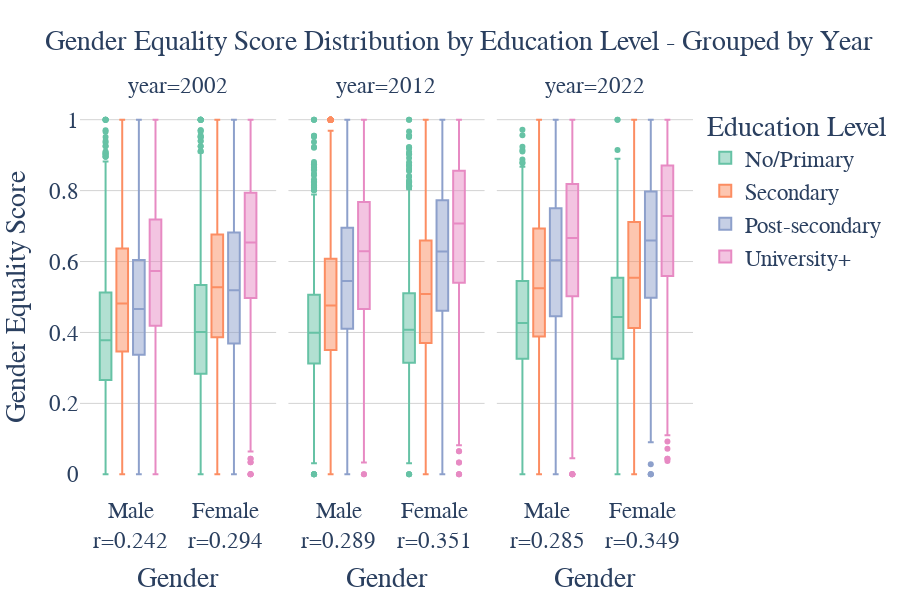

Write notebook code for a chart like this one.
### Code cell
# Box plot by year with education level color and correlations on x-axis labels
# Calculate correlations between education and EG score for each year and gender
edu_to_num = {
    'No/Primary': 1,
    'Secondary': 2,
    'Post-secondary': 3,
    'University+': 4
}

df_eg_analysis['educ_4_label'] = df_eg_analysis['educ_4_label'].apply(lambda x:  'Post-secondary' if x == 'Post-sec / Short tertiary' else x)
correlation_data_gender = []
for year in [2002, 2012, 2022]:
    for gender in ['Male', 'Female']:
        year_gender_data = df_eg_analysis[(df_eg_analysis['year'] == year) & (df_eg_analysis['sex'] == gender)].copy()
        year_gender_data['edu_num'] = year_gender_data['educ_4_label'].map(edu_to_num)
        if len(year_gender_data) > 1:
            corr = year_gender_data[['edu_num', 'eg_score_norm']].corr().iloc[0, 1]
        else:
            corr = np.nan
        correlation_data_gender.append({'year': year, 'sex': gender, 'correlation': corr})

corr_gender_df = pd.DataFrame(correlation_data_gender)

category_orders = {
    'educ_4_label': ['No/Primary', 'Secondary', 'Post-secondary', 'University+'],
    'year': [2002, 2012, 2022],
    'sex': ['Male', 'Female']
}

fig_eg_edu_box_gender = px.box(df_eg_analysis,
                               x='sex',
                               y='eg_score_norm',
                               color='educ_4_label',
                               facet_col='year',
                               title='Gender Equality Score Distribution by Education Level - Grouped by Year',
                               labels={'eg_score_norm': 'Gender Equality Score',
                                       'sex': 'Gender',
                                       'educ_4_label': 'Education Level'},
                               color_discrete_sequence=px.colors.qualitative.Set2,
                               category_orders=category_orders,
                               height=500)

# Add correlation information to x-axis labels for each year
for i, year in enumerate([2002, 2012, 2022]):
    year_corr_data = corr_gender_df[corr_gender_df['year'] == year]
    male_corr = year_corr_data[year_corr_data['sex'] == 'Male']['correlation'].values[0]
    female_corr = year_corr_data[year_corr_data['sex'] == 'Female']['correlation'].values[0]
    
    fig_eg_edu_box_gender.update_xaxes(
        ticktext=[f"Male<br>r={male_corr:.3f}", f"Female<br>r={female_corr:.3f}"],
        tickvals=['Male', 'Female'],
        showgrid=False,
        col=i+1
    )

fig_eg_edu_box_gender.update_yaxes(showgrid=True, gridwidth=1, gridcolor='lightgray')

fig_eg_edu_box_gender.update_layout(
    font=dict(size=23, family='Arial'),
    title_font_size=27.5,
    plot_bgcolor='white',
    paper_bgcolor='white',
    legend_title_text='Education Level',
    boxmode='group',
    height=600
)

fig_eg_edu_box_gender.show()

### Figure 1 — Plotly figure (JSON) as saved in the notebook; plotly's stock layout.template omitted (floating-point values rounded to 4 significant figures; data arrays with more than 128 entries replaced by an {"elided": "..."} marker saying what was removed)
{"data": [{"alignmentgroup": "True", "hovertemplate": "Education Level=No/Primary<br>year=2002<br>Gender=%{x}<br>Gender Equality Score=%{y}<extra></extra>", "legendgroup": "No/Primary", "marker": {"color": "rgb(102,194,165)"}, "name": "No/Primary", "notched": false, "offsetgroup": "No/Primary", "orientation": "v", "showlegend": true, "type": "box", "x": {"elided": "5459 str values"}, "x0": " ", "xaxis": "x", "y": {"elided": "5459 float values"}, "y0": " ", "yaxis": "y"}, {"alignmentgroup": "True", "hovertemplate": "Education Level=No/Primary<br>year=2012<br>Gender=%{x}<br>Gender Equality Score=%{y}<extra></extra>", "legendgroup": "No/Primary", "marker": {"color": "rgb(102,194,165)"}, "name": "No/Primary", "notched": false, "offsetgroup": "No/Primary", "orientation": "v", "showlegend": false, "type": "box", "x": {"elided": "4223 str values"}, "x0": " ", "xaxis": "x2", "y": {"elided": "4223 float values"}, "y0": " ", "yaxis": "y2"}, {"alignmentgroup": "True", "hovertemplate": "Education Level=No/Primary<br>year=2022<br>Gender=%{x}<br>Gender Equality Score=%{y}<extra></extra>", "legendgroup": "No/Primary", "marker": {"color": "rgb(102,194,165)"}, "name": "No/Primary", "notched": false, "offsetgroup": "No/Primary", "orientation": "v", "showlegend": false, "type": "box", "x": {"elided": "1538 str values"}, "x0": " ", "xaxis": "x3", "y": {"elided": "1538 float values"}, "y0": " ", "yaxis": "y3"}, {"alignmentgroup": "True", "hovertemplate": "Education Level=Secondary<br>year=2002<br>Gender=%{x}<br>Gender Equality Score=%{y}<extra></extra>", "legendgroup": "Secondary", "marker": {"color": "rgb(252,141,98)"}, "name": "Secondary", "notched": false, "offsetgroup": "Secondary", "orientation": "v", "showlegend": true, "type": "box", "x": {"elided": "5045 str values"}, "x0": " ", "xaxis": "x", "y": {"elided": "5045 float values"}, "y0": " ", "yaxis": "y"}, {"alignmentgroup": "True", "hovertemplate": "Education Level=Secondary<br>year=2012<br>Gender=%{x}<br>Gender Equality Score=%{y}<extra></extra>", "legendgroup": "Secondary", "marker": {"color": "rgb(252,141,98)"}, "name": "Secondary", "notched": false, "offsetgroup": "Secondary", "orientation": "v", "showlegend": false, "type": "box", "x": {"elided": "16506 str values"}, "x0": " ", "xaxis": "x2", "y": {"elided": "16506 float values"}, "y0": " ", "yaxis": "y2"}, {"alignmentgroup": "True", "hovertemplate": "Education Level=Secondary<br>year=2022<br>Gender=%{x}<br>Gender Equality Score=%{y}<extra></extra>", "legendgroup": "Secondary", "marker": {"color": "rgb(252,141,98)"}, "name": "Secondary", "notched": false, "offsetgroup": "Secondary", "orientation": "v", "showlegend": false, "type": "box", "x": {"elided": "9255 str values"}, "x0": " ", "xaxis": "x3", "y": {"elided": "9255 float values"}, "y0": " ", "yaxis": "y3"}, {"alignmentgroup": "True", "hovertemplate": "Education Level=Post-secondary<br>year=2002<br>Gender=%{x}<br>Gender Equality Score=%{y}<extra></extra>", "legendgroup": "Post-secondary", "marker": {"color": "rgb(141,160,203)"}, "name": "Post-secondary", "notched": false, "offsetgroup": "Post-secondary", "orientation": "v", "showlegend": true, "type": "box", "x": {"elided": "7901 str values"}, "x0": " ", "xaxis": "x", "y": {"elided": "7901 float values"}, "y0": " ", "yaxis": "y"}, {"alignmentgroup": "True", "hovertemplate": "Education Level=Post-secondary<br>year=2012<br>Gender=%{x}<br>Gender Equality Score=%{y}<extra></extra>", "legendgroup": "Post-secondary", "marker": {"color": "rgb(141,160,203)"}, "name": "Post-secondary", "notched": false, "offsetgroup": "Post-secondary", "orientation": "v", "showlegend": false, "type": "box", "x": {"elided": "4405 str values"}, "x0": " ", "xaxis": "x2", "y": {"elided": "4405 float values"}, "y0": " ", "yaxis": "y2"}, {"alignmentgroup": "True", "hovertemplate": "Education Level=Post-secondary<br>year=2022<br>Gender=%{x}<br>Gender Equality Score=%{y}<extra></extra>", "legendgroup": "Post-secondary", "marker": {"color": "rgb(141,160,203)"}, "name": "Post-secondary", "notched": false, "offsetgroup": "Post-secondary", "orientation": "v", "showlegend": false, "type": "box", "x": {"elided": "2588 str values"}, "x0": " ", "xaxis": "x3", "y": {"elided": "2588 float values"}, "y0": " ", "yaxis": "y3"}, {"alignmentgroup": "True", "hovertemplate": "Education Level=University+<br>year=2002<br>Gender=%{x}<br>Gender Equality Score=%{y}<extra></extra>", "legendgroup": "University+", "marker": {"color": "rgb(231,138,195)"}, "name": "University+", "notched": false, "offsetgroup": "University+", "orientation": "v", "showlegend": true, "type": "box", "x": {"elided": "3323 str values"}, "x0": " ", "xaxis": "x", "y": {"elided": "3323 float values"}, "y0": " ", "yaxis": "y"}, {"alignmentgroup": "True", "hovertemplate": "Education Level=University+<br>year=2012<br>Gender=%{x}<br>Gender Equality Score=%{y}<extra></extra>", "legendgroup": "University+", "marker": {"color": "rgb(231,138,195)"}, "name": "University+", "notched": false, "offsetgroup": "University+", "orientation": "v", "showlegend": false, "type": "box", "x": {"elided": "2681 str values"}, "x0": " ", "xaxis": "x2", "y": {"elided": "2681 float values"}, "y0": " ", "yaxis": "y2"}, {"alignmentgroup": "True", "hovertemplate": "Education Level=University+<br>year=2022<br>Gender=%{x}<br>Gender Equality Score=%{y}<extra></extra>", "legendgroup": "University+", "marker": {"color": "rgb(231,138,195)"}, "name": "University+", "notched": false, "offsetgroup": "University+", "orientation": "v", "showlegend": false, "type": "box", "x": {"elided": "6386 str values"}, "x0": " ", "xaxis": "x3", "y": {"elided": "6386 float values"}, "y0": " ", "yaxis": "y3"}], "layout": {"annotations": [{"font": {}, "showarrow": false, "text": "year=2002", "x": 0.16, "xanchor": "center", "xref": "paper", "y": 1, "yanchor": "bottom", "yref": "paper"}, {"font": {}, "showarrow": false, "text": "year=2012", "x": 0.5, "xanchor": "center", "xref": "paper", "y": 1, "yanchor": "bottom", "yref": "paper"}, {"font": {}, "showarrow": false, "text": "year=2022", "x": 0.84, "xanchor": "center", "xref": "paper", "y": 1, "yanchor": "bottom", "yref": "paper"}], "boxmode": "group", "font": {"family": "Arial", "size": 23}, "height": 600, "legend": {"title": {"text": "Education Level"}, "tracegroupgap": 0}, "paper_bgcolor": "white", "plot_bgcolor": "white", "title": {"font": {"size": 27.5}, "text": "Gender Equality Score Distribution by Education Level - Grouped by Year"}, "xaxis": {"anchor": "y", "categoryarray": ["Male", "Female"], "categoryorder": "array", "domain": [0, 0.32], "showgrid": false, "ticktext": ["Male<br>r=0.242", "Female<br>r=0.294"], "tickvals": ["Male", "Female"], "title": {"text": "Gender"}}, "xaxis2": {"anchor": "y2", "categoryarray": ["Male", "Female"], "categoryorder": "array", "domain": [0.34, 0.66], "matches": "x", "showgrid": false, "ticktext": ["Male<br>r=0.289", "Female<br>r=0.351"], "tickvals": ["Male", "Female"], "title": {"text": "Gender"}}, "xaxis3": {"anchor": "y3", "categoryarray": ["Male", "Female"], "categoryorder": "array", "domain": [0.68, 1.0], "matches": "x", "showgrid": false, "ticktext": ["Male<br>r=0.285", "Female<br>r=0.349"], "tickvals": ["Male", "Female"], "title": {"text": "Gender"}}, "yaxis": {"anchor": "x", "domain": [0, 1], "gridcolor": "lightgray", "gridwidth": 1, "showgrid": true, "title": {"text": "Gender Equality Score"}}, "yaxis2": {"anchor": "x2", "domain": [0, 1], "gridcolor": "lightgray", "gridwidth": 1, "matches": "y", "showgrid": true, "showticklabels": false}, "yaxis3": {"anchor": "x3", "domain": [0, 1], "gridcolor": "lightgray", "gridwidth": 1, "matches": "y", "showgrid": true, "showticklabels": false}}}
